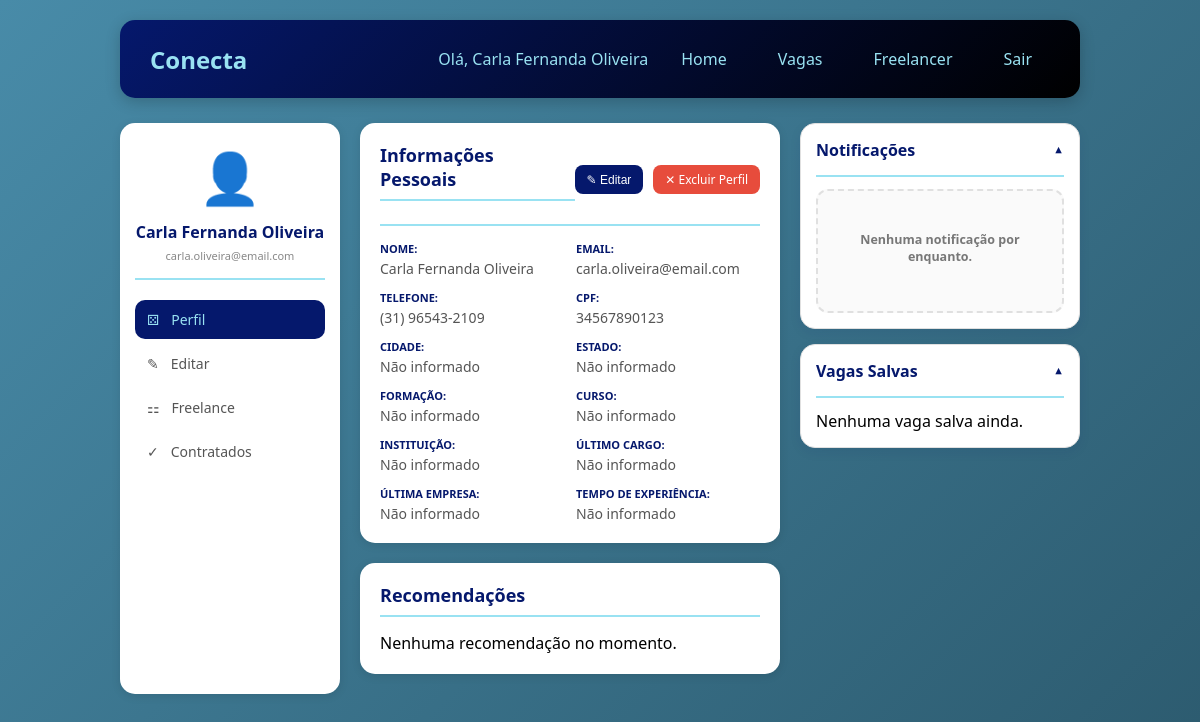
Screenshot of /home (signed in) with the database file from the repository.
### tables this page shows
CREATE TABLE funcionarios (
        id_funcionario INTEGER PRIMARY KEY AUTOINCREMENT, 
        nome TEXT,
        email TEXT,
        senha TEXT,
        telefone TEXT,
        cpf TEXT NOT NULL UNIQUE    
    );

### routes/home.py (the view, shortened to what this page needs)
@bp_home.route('/home')
def home_pag():
    if 'usuario_id' not in session:
        return redirect('/')
    tipo = session.get('tipo')
    id_usuario = session.get('usuario_id')
    notificacoes = Notificacao.listar_para_usuario(id_usuario, apenas_nao_lidas=False, limite=20)
    if tipo == 'funcionario':
        candidaturas = CandidaturaCRUD.listar_candidaturas_funcionario(id_usuario)# Busca candidaturas
        vagas_recomendadas = Match.melhores_vagas(id_usuario, limite=5)# Busca vagas recomendadas
        funcionario = FuncionarioCRUD.buscar_por_id(id_usuario)# Busca dados do funcionário
        questionario = QuestionarioCRUD.buscar_por_funcionario(id_usuario)# Busca dados do questionário
        competencias_usuario = Competencia.listar_do_funcionario(id_usuario)#  BUSCA AS COMPETÊNCIAS DO USUÁRIO
        todas_competencias = Competencia.listar_todas()# Busca todas as competências disponíveis
        contratacoes = Contratacao.listar_contratacao(id_usuario)# Busca contratos
        meus_freelances = Freelancer.listar_por_funcionario(id_usuario)# Busca meus freelances
        contratados = ContratacaoCRUD.listar_contratados(id_usuario)# Atualiza sessão
        contratados_lista = []
        for contrato in contratados:
                contrato_dict = dict(contrato)
                contrato_dict["avaliado"] = ContratacaoCRUD.buscar_avaliacao(
                    contrato_dict["id_freelancer"],
                    id_usuario,
                    contrato_dict["tipo_contratante"]
                )
                contratados_lista.append(contrato_dict)
        contratados = contratados_lista
        if funcionario:
            session['usuario_nome'] = funcionario.get('nome')
        return render_template('home/home_func.html', nome=session.get('usuario_nome'), tipo=tipo,
                             candidaturas=candidaturas,vagas_recomendadas=vagas_recomendadas,
                             funcionario=funcionario,questionario=questionario,
                             competencias_usuario=competencias_usuario,
                             todas_competencias=todas_competencias,
                             contratacoes=contratacoes,meus_freelances=meus_freelances,
                             contratados=contratados, notificacoes=notificacoes)

### CRUDs/candidatura.py (called while the page is built)
    @staticmethod
    def listar_candidaturas_funcionario(id_funcionario):
        conn = get_connection()
        try:
            cursor = conn.cursor()
            cursor.execute('''
                SELECT c.*, v.titulo, v.descricao, v.salario, e.nome as empresa_nome,
                       c.data_candidatura
                FROM candidaturas c
                JOIN vagas v ON c.id_vaga = v.id_vaga
                JOIN empresas e ON v.id_empresa = e.id_empresa
                WHERE c.id_funcionario = ?
                ORDER BY c.data_candidatura DESC
            ''', (id_funcionario,))
            return cursor.fetchall()
        finally:
            conn.close()

    @staticmethod
    def calcular(id_funcionario, id_vaga):
        conn = get_connection()
        try:
            cursor = conn.cursor()
            cursor.execute('SELECT COUNT(*) as total FROM vaga_competencias WHERE id_vaga = ?', (id_vaga,))
            total_vaga = cursor.fetchone()['total']
            if total_vaga == 0:
                return 0
            cursor.execute('''
                SELECT COUNT(*) as match
                FROM funcionario_competencias
                WHERE id_funcionario = ?
                AND id_competencia IN (SELECT id_competencia FROM vaga_competencias WHERE id_vaga = ?)
            ''', (id_funcionario, id_vaga))
            match_comp = cursor.fetchone()['match']
            percent_comp = (match_comp / total_vaga) * 100  #
            return round(percent_comp)
        finally:
            conn.close()

    @staticmethod
    def listar_melhores(id_funcionario, limite=20):
        conn = get_connection()
        try:
            cursor = conn.cursor()
            cursor.execute('''
                SELECT v.*, e.nome as empresa_nome
                FROM vagas v
                JOIN empresas e ON v.id_empresa = e.id_empresa
                ORDER BY v.id_vaga DESC
            ''')
            vagas = cursor.fetchall()
            resultado = []
            for vaga in vagas:
                match = MatchCRUD.calcular(id_funcionario, vaga['id_vaga'])
                if match > 0:
                    vaga_dict = dict(vaga)
                    vaga_dict['match_percent'] = match
                    resultado.append(vaga_dict)
            resultado.sort(key=lambda x: x['match_percent'], reverse=True)
            return resultado[:limite]
        finally:
            conn.close()

### templates/home/home_func.html (shortened to what this page needs)
{% extends "menu.html" %}
{% from "macros/dropdowns.html" import select_estado, select_formacao, select_experiencia %}
{% block content %}
<div class="dashboard-container">
    <div class="sidebar">
        <div class="perfil-resumo">
            <div class="avatar"> 👤</div>
            <h3>{{ session.usuario_nome }}</h3>
            <p>{{ funcionario.email if funcionario else 'usuario@email.com' }}</p>
        </div>
    <nav class="menu-lateral">
    <a href="#" class="menu-item active" onclick="mostrarSecao('perfil'); return false;">
        <span class="icone">⚄</span> Perfil
    </a>
    <a href="#" class="menu-item" onclick="mostrarSecao('editar'); return false;">
        <span class="icone">✎</span> Editar
    </a>
    <a href="#" class="menu-item" onclick="mostrarSecao('freelance'); return false;">
        <span class="icone">⚏</span> Freelance
    </a>
    <a href="#" class="menu-item" onclick="mostrarSecao('contratados'); return false;">
        <span class="icone">✓</span> Contratados
    </a>
</nav>
    </div>
    <div class="conteudo-central">
        <div id="secao-perfil" class="secao-info">
    <div class="info-usuario">
        <div class="section-header">
            <h2>Informações Pessoais</h2>
            <div class="botoes-header-acoes" style="display: flex; gap: 10px;">
                <button class="btn-editar" onclick="ativarEdicao()">✎ Editar</button>
                <a href="#" class="btn-excluir-perfil-header" onclick="confirmarExcluirPerfil(); return false;">✕ Excluir Perfil</a>
            </div>
        </div>
                <div id="view-mode">
                    <div class="campos-info">
                        {% for label, id, value in campos %}
                        <div class="campo">
                            <label>{{ label }}:</label>
                            <span id="view-{{ id }}">{{ value }}</span>
                        </div>
                        {% endfor %}
                    </div>
                </div>
            </div>
        </div>
        <div class="recomendacoes-section">
            <h2>Recomendações</h2>
            <div class="recomendacoes-lista">
                {% if vagas_recomendadas %}
                    {% for vaga in vagas_recomendadas[:3] %}
                    <div class="recomendacao-card">
                        <div class="recomendacao-header">
                            <span class="recomendacao-titulo">{{ vaga.titulo }}</span>
                            <span class="match-badge">{{ vaga.match_percent }}%</span>
                        </div>
                        <div class="recomendacao-empresa">{{ vaga.empresa_nome }}</div>
                        <a href="{{ url_for('candidatar_se.detalhe_vaga', id_vaga=vaga.id_vaga) }}" class="btn-ver-recomendacao">Ver vaga →</a>
                    </div>
                    {% endfor %}
                {% else %}
                    <p class="sem-dados">Nenhuma recomendação no momento.</p>
                {% endif %}
            </div>
        </div>
    </div>
    <div class="sidebar-direita-accordion">
        <details class="accordion-item" open>
            <summary class="accordion-header">
                <h2>Notificações</h2>
                <span class="accordion-seta">▼</span>
            </summary>
            <div class="accordion-conteudo">
                {% if notificacoes %}
                <div class="notificacoes-lista">
                        {% for notif in notificacoes %}
                        <div class="freelance-card" style="background: white; padding: 20px; border-radius: 12px; margin-bottom: 15px; box-shadow: 0 4px 20px rgba(0,0,0,0.02); border-left: 4px solid #05186c;">
                            <div class="freelance-header">
                                <h3>{{ notif.titulo }}</h3>
                                <span class="status-badge">{{ notif.data }}</span>
                            </div>
                            <p class="freelance-descricao">{{ notif.mensagem }}</p>
                        </div>
                        {% endfor %}
                    </div>
                {% else %}
                    <div class="sem-freelances"><p>Nenhuma notificação por enquanto.</p></div>
                {% endif %}
            </div>
        </details>
        <details class="accordion-item" open>
            <summary class="accordion-header">
                <h2>Vagas Salvas</h2>
                <span class="accordion-seta">▼</span>
            </summary>
            <div class="accordion-conteudo">
                {% if candidaturas %}
                <div class="candidaturas-scroll">
                    <div class="candidaturas-lista">
                        {% for c in candidaturas %}
                        <div class="candidatura-wrapper">
                            <a href="{{ url_for('candidatar_se.detalhe_vaga', id_vaga=c.id_vaga) }}" class="candidatura-link">
                                <div class="candidatura-card">
                                    <div class="candidatura-header">
                                        <span class="cargo">{{ c.titulo }}</span>
                                        <span class="data">{{ c.data_candidatura[:10] if c.data_candidatura else 'Data' }}</span>
                                    </div>
                                    <div class="empresa">{{ c.empresa_nome }}</div>
                                </div>
                            </a>
                            <button class="btn-deletar" onclick="deletarCandidatura('{{ c.id_candidatura }}')" title="Cancelar candidatura">✕</button>
                        </div>
                        {% endfor %}
                    </div>
                </div>
                {% else %}
                <div class="sem-candidaturas"><p>Nenhuma vaga salva ainda.</p></div>
                {% endif %}
            </div>
        </details>
    </div>
</div>
{% endblock %}

### templates/menu.html (shortened to what this page needs)
<!DOCTYPE html>
<html lang="pt-br">
<head>
    <link rel="stylesheet" href="{{ url_for('static', filename='css/home/homef.css') }}">
</head>
<body>
    <div class="container">
        <div class="header">
            <div class="logo">Conecta</div>
            <div class="user-info">
                <span>Olá, {{ session.usuario_nome }}</span>
                <a href="/home" class="btn-back">Home</a>
                <a href="/vagas" class="btn-back">Vagas</a>
                <a href="/freelancer" class="btn-back">Freelancer</a>
                <a href="/logout" class="btn-logout">Sair</a>
            </div>
        </div>
        <div class="content">
            {% block content %}
            {% endblock %}
        </div>
    </div>
</body>
</html>

### static/css/home/homef.css (style rules this page uses)
* { margin: 0; padding: 0; box-sizing: border-box; }
body { font-family: 'Segoe UI', Tahoma, Geneva, Verdana, sans-serif; background: linear-gradient(135deg, #488BA8 0%, #2c5a6e 100%); min-height: 100vh; }
.container { max-width: 1000px; margin: 0 auto; padding: 20px; }
.header { background: linear-gradient(135deg, #05186c 0%, #000000 100%); color: #99E2F2; padding: 20px 30px; border-radius: 15px; display: flex; justify-content: space-between; align-items: center; margin-bottom: 25px; box-shadow: 0 4px 15px rgba(0, 0, 0, 0.2); }
.logo { font-size: 24px; font-weight: bold; color: #99E2F2; }
.user-info { display: flex; gap: 15px; align-items: center; margin-left: auto; }
.btn-back, .btn-logout { color: #99E2F2; text-decoration: none; padding: 8px 18px; border-radius: 8px; transition: 0.3s; font-weight: 500; }
.dashboard-container { display: flex; gap: 20px; margin-top: 20px; }
.sidebar, .info-usuario, .recomendacoes-section, .vagas-salvas-container { background: white; border-radius: 15px; padding: 20px; box-shadow: 0 2px 10px rgba(0, 0, 0, 0.1); }
.sidebar { width: 220px; padding: 20px 15px; }
.info-usuario, .recomendacoes-section { margin-bottom: 20px; }
.info-usuario h2, .recomendacoes-section h2, .vagas-salvas-container h2.titulo-direita, .section-header { color: #05186c; font-size: 18px; margin-bottom: 15px; padding-bottom: 8px; border-bottom: 2px solid #99E2F2; }
.section-header { display: flex; justify-content: space-between; align-items: center; }
.perfil-resumo { text-align: center; padding-bottom: 15px; border-bottom: 2px solid #99E2F2; margin-bottom: 20px; }
.perfil-resumo .avatar { font-size: 50px; margin-bottom: 10px; }
.perfil-resumo h3 { color: #05186c; font-size: 16px; margin-bottom: 5px; }
.perfil-resumo p { color: #888; font-size: 11px; }
.menu-lateral { display: flex; flex-direction: column; gap: 5px; }
.menu-item { display: flex; align-items: center; gap: 12px; padding: 10px 12px; border-radius: 10px; color: #555; text-decoration: none; transition: 0.3s; font-size: 14px; }
.menu-item.active { background: #05186c; color: #99E2F2; }
.conteudo-central { flex: 1; min-width: 0; }
.campos-info { display: grid; grid-template-columns: repeat(2, 1fr); gap: 12px; }
.campos-info .campo { display: flex; flex-direction: column; gap: 3px; }
.campos-info .campo label { color: #05186c; font-size: 11px; font-weight: 600; text-transform: uppercase; }
.campos-info .campo span { color: #555; font-size: 14px; }
.recomendacoes-lista, .pessoas-container, .candidaturas-lista, .contratados-gavetas-lista, .freelances-lista { display: flex; flex-direction: column; }
.recomendacoes-lista { gap: 10px; }
.btn-editar, .btn-add-comp { background: #05186c; color: white; border: none; padding: 6px 12px; border-radius: 8px; cursor: pointer; font-size: 12px; transition: 0.3s; }
.sem-freelances { text-align: center; padding: 40px 20px; background: #fafafa; border-radius: 12px; border: 2px dashed #e0e0e0; }
.sem-freelances p:first-of-type { font-size: 15px; font-weight: 600; color: #05186c; margin-bottom: 6px; }
.sem-freelances p:last-of-type { font-size: 12.5px; color: #777777; }
.btn-excluir-perfil-header { background: #e74c3c; color: white; text-decoration: none; padding: 6px 12px; border-radius: 8px; cursor: pointer; font-size: 12px; font-weight: 500; display: inline-flex; align-items: center; transition: 0.3s; }
.sidebar-direita-accordion { width: 280px; display: flex; flex-direction: column; gap: 15px; }
.accordion-item { background: white; border-radius: 15px; padding: 15px; box-shadow: 0 2px 10px rgba(0, 0, 0, 0.1); border: 1px solid #e0e0e0; transition: all 0.3s ease; }
.accordion-item[open] { box-shadow: 0 4px 12px rgba(5, 24, 108, 0.08); }
.accordion-header { display: flex; justify-content: space-between; align-items: center; cursor: pointer; list-style: none; }
.accordion-header h2 { color: #05186c; font-size: 16px; font-weight: 600; margin: 0; padding-bottom: 2px; }
.accordion-seta { font-size: 11px; color: #05186c; transition: transform 0.2s ease; }
.accordion-item[open] .accordion-seta { transform: rotate(180deg); }
.accordion-conteudo { margin-top: 12px; padding-top: 12px; border-top: 2px solid #99E2F2; animation: fadeIn 0.3s ease-in-out; }

### rows the page displays
funcionarios: usuario_nome "Carla Fernanda Oliveira", email "carla.oliveira@email.com", label "NOME", nome "Carla Fernanda Oliveira", label "EMAIL", label "TELEFONE", telefone "(31) 96543-2109", label "CPF", cpf "34567890123"

### other values shown
{{ label }} "CIDADE" "ESTADO" "FORMAÇÃO" "CURSO" "INSTITUIÇÃO" "ÚLTIMO CARGO" "ÚLTIMA EMPRESA" "TEMPO DE EXPERIÊNCIA"
{{ value }} "Não informado" "Não informado" "Não informado" "Não informado" "Não informado" "Não informado" "Não informado" "Não informado"
